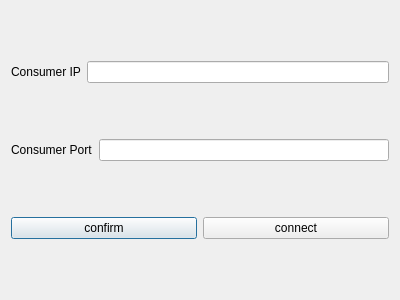
<?xml version="1.0" encoding="UTF-8"?>
<ui version="4.0">
 <class>connection_dialog</class>
 <widget class="QDialog" name="connection_dialog">
  <property name="geometry">
   <rect>
    <x>0</x>
    <y>0</y>
    <width>400</width>
    <height>300</height>
   </rect>
  </property>
  <property name="windowTitle">
   <string>Connection Configuration</string>
  </property>
  <layout class="QVBoxLayout" name="verticalLayout">
   <item>
    <layout class="QHBoxLayout" name="horizontalLayout_3">
     <item>
      <widget class="QLabel" name="label">
       <property name="text">
        <string>Consumer IP</string>
       </property>
      </widget>
     </item>
     <item>
      <widget class="QLineEdit" name="lineEdit"/>
     </item>
    </layout>
   </item>
   <item>
    <layout class="QHBoxLayout" name="horizontalLayout_2">
     <item>
      <widget class="QLabel" name="label_2">
       <property name="text">
        <string>Consumer Port</string>
       </property>
      </widget>
     </item>
     <item>
      <widget class="QLineEdit" name="lineEdit_2"/>
     </item>
    </layout>
   </item>
   <item>
    <layout class="QHBoxLayout" name="horizontalLayout">
     <item>
      <widget class="QPushButton" name="pushButton">
       <property name="text">
        <string>confirm</string>
       </property>
      </widget>
     </item>
     <item>
      <widget class="QPushButton" name="pushButton_2">
       <property name="text">
        <string>connect</string>
       </property>
      </widget>
     </item>
    </layout>
   </item>
  </layout>
 </widget>
 <resources/>
 <connections/>
</ui>
